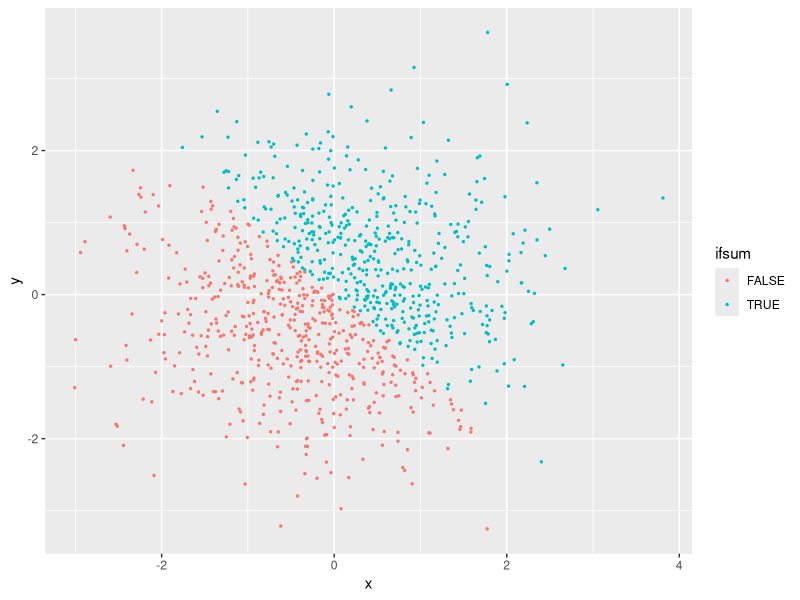
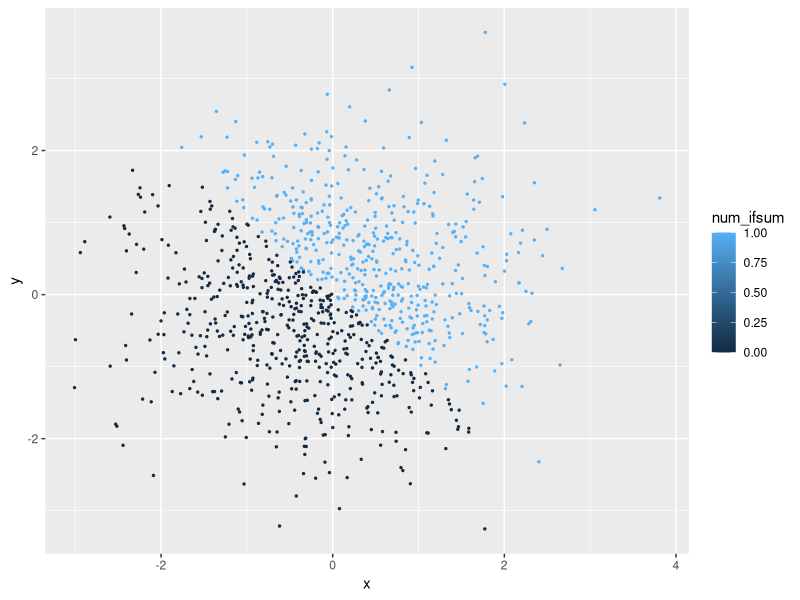
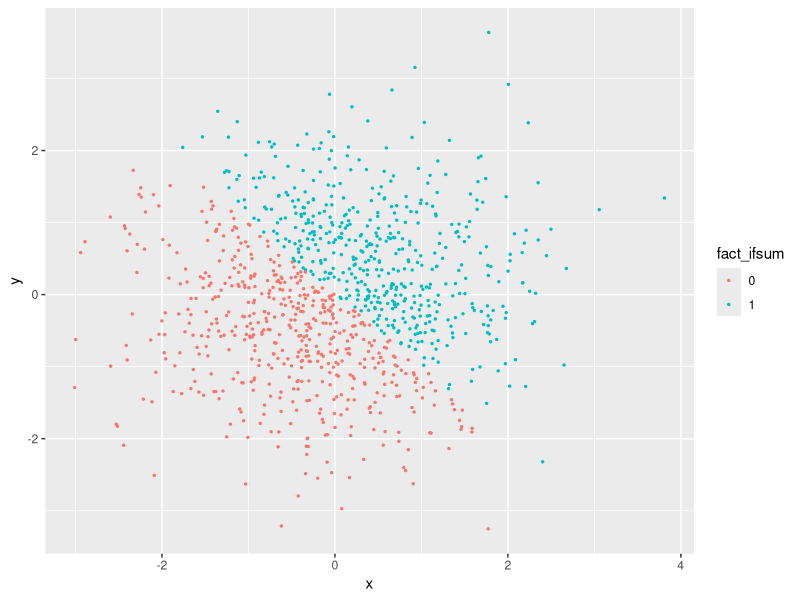
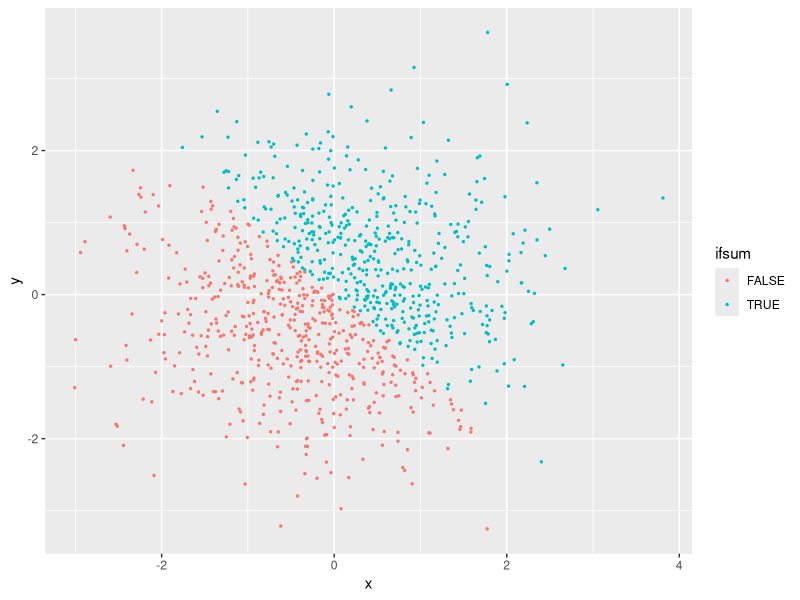

Generate these figures, in order, with R:
## ---- chunk 1
library(here)
library(tidyverse)
## ---- chunk 2
set.seed(1)
rand_sample <- runif(10, min = 0, max = 5)
log_vector <- rand_sample > 2
char_vector <- character(length = 10)
fact_vector <- factor(c("l","a","u","r","a","c","o","s","g","r"))
## ---- chunk 3
one_data <- tibble(rand_sample, log_vector, char_vector, fact_vector)
## ---- chunk 4
mean(rand_sample)
mean(log_vector)
mean(char_vector)
mean(fact_vector)
## ---- chunk 5
fact_to_num <- as.numeric(fact_vector)
char_to_num <- as.numeric(char_vector)
log_to_num <- as.numeric(log_vector)
## ---- chunk 6
char_to_num_2 <- as.numeric(as.factor(char_vector))
fact_to_num_2 <- as.numeric(as.character(fact_vector))
## ---- chunk 7
x <- rnorm(1000)
y <- rnorm(1000)
ifsum <- (x + y) > 0
num_ifsum <- as.numeric(ifsum)
fact_ifsum <- as.factor(num_ifsum)
two_data <- tibble(x, y, ifsum, num_ifsum, fact_ifsum)
## ---- chunk 8
plot_logical <- ggplot(two_data, aes(x, y, color = ifsum)) + geom_point(size = 0.5)
plot_numeric <- ggplot(two_data, aes(x, y, color = num_ifsum)) + geom_point(size = 0.5)
plot_factor <- ggplot(two_data, aes(x, y, color = fact_ifsum)) + geom_point(size = 0.5)
plot_logical
plot_numeric
plot_factor
## ---- chunk 9
ggsave("plot_logical.png", plot = plot_logical)
